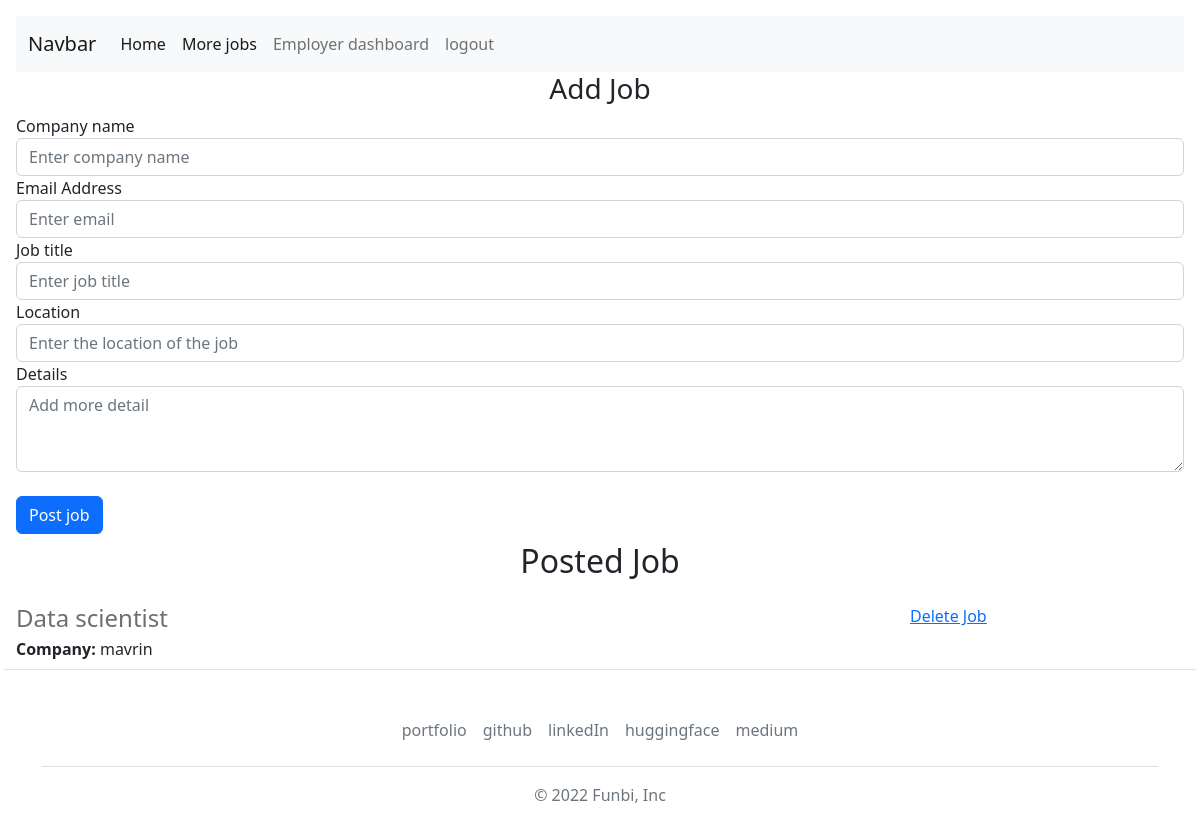
The page /dashboard (signed in) on the database as committed earlier.
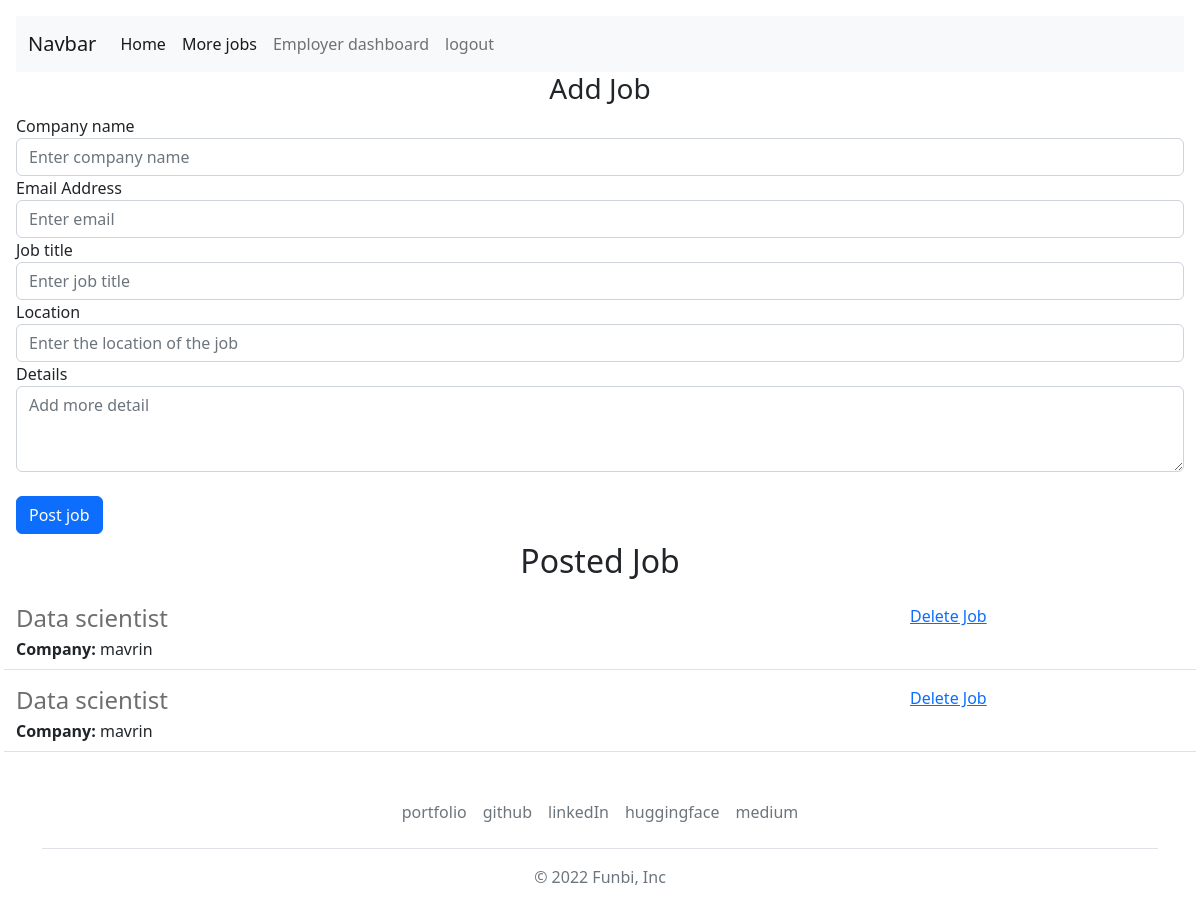
The same page on the database as committed later.
### website/models.py (models this page shows)
class Jobs(db.Model):
  id = db.Column(db.Integer, primary_key=True)
  company = db.Column(db.String(50))
  email = db.Column(db.String(50))
  job = db.Column(db.String(150))
  location = db.Column(db.String(150))
  details = db.Column(db.String(1000))
  date = db.Column(db.DateTime(timezone=True), default = func.now())
  employer_id = db.Column(db.Integer, db.ForeignKey('user.id'))

### website/views.py (the view, shortened to what this page needs)
@views.route('/dashboard', methods=['GET', 'POST'])
@login_required
def dashboard():
  return render_template("dashboard.html", user=current_user)

### website/__init__.py (called while the page is built)
def create_app():
  app = Flask(__name__)
  app.config['SECRET_KEY'] = 'funbi'
  app.config['SQLALCHEMY_DATABASE_URI'] = f'sqlite:///{DB_NAME}'
  db.init_app(app)
  from .views import views
  from .auth import auth
  app.register_blueprint(views, url_prefix='/')
  app.register_blueprint(auth, url_prefix='/')
  from .models import User, Jobs
  create_database(app)
  login_manager = LoginManager()
  login_manager.login_view = 'auth.login'
  login_manager.init_app(app)
  @login_manager.user_loader
  def load_user(id):
    return User.query.get(int(id))
  return app

### website/templates/dashboard.html (shortened to what this page needs)
{% extends "base.html" %}
{% block body %}
<form method="POST">
  <h3 align="center">Add Job</h3>
  <div class="form-group">
    <label for="company">Company name</label>
    <input
      type="text"
      class="form-control"
      id="company"
      name="company"
      placeholder="Enter company name"
    />
  </div>
    <div class="form-group">
    <label for="email">Email Address</label>
    <input
      type="email"
      class="form-control"
      id="email"
      name="email"
      placeholder="Enter email"
    />
  </div>
    <div class="form-group">
    <label for="job">Job title</label>
    <input
      type="text"
      class="form-control"
      id="job"
      name="job"
      placeholder="Enter job title"
    />
  </div>
    <div class="form-group">
    <label for="location">Location</label>
    <input
      type="text"
      class="form-control"
      id="location"
      name="location"
      placeholder="Enter the location of the job"
    />
  </div>
    <div class="form-group">
    <label for="details">Details</label>
    <textarea
      type="text"
      class="form-control"
      id="details"
      name="details"
      rows="3"
      placeholder="Add more detail"
    ></textarea>
  </div>
  <br/>
  <button type="submit" class="btn btn-primary">Post job</button>
</form>
 <h2 class="text-center mt-2 mb-4">Posted Job</h2>
      <div>
        {% for jobl in user.joblist %}
          {% include "privatejob.html" %}
        {% endfor %}
      </div>
{% endblock %}

### website/templates/privatejob.html
 <div class="border-bottom row" style="margin-bottom:16px; padding-bottom:8px;">
    <div class="col-9">
      <h4 style="color:rgb(110,110,110); margin-bottom:4px;">
        {{ jobl.job }}
      </h4>
      <div>
        <b>Company: </b>{{ jobl.company }}
      </div>
    </div>
   <div class="col-2 padding-right:16px">
   <a href="/delete/{{jobl.id}}">Delete Job</a>
   </div>
  </div>

Rows that differ between the two databases and show on the page:
added Jobs: job "Data scientist", company "mavrin"
